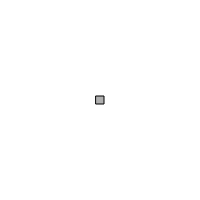
Frame 1 (no input)
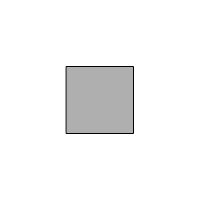
Frame 60 (no input)
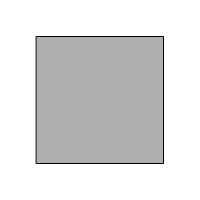
Frame 120 (the mouse pressed at the canvas centre since frame 60)

The p5.js sketch that drew these frames (run headless with seeded random() and noise() and a simulated clock; from frame 60 on, the mouse is pressed at the canvas centre):

// p5.js sketch
// ── sketch.js
let r = 8;

function setup() {
	createCanvas(200, 200);
}

function draw() {
	background(255);

	// display rect in middle of screen
	stroke(0);
	fill(175);
	rectMode(CENTER);
	rect(width/2, height/2, r, r);

	// increase the rect size
	r++;
}
